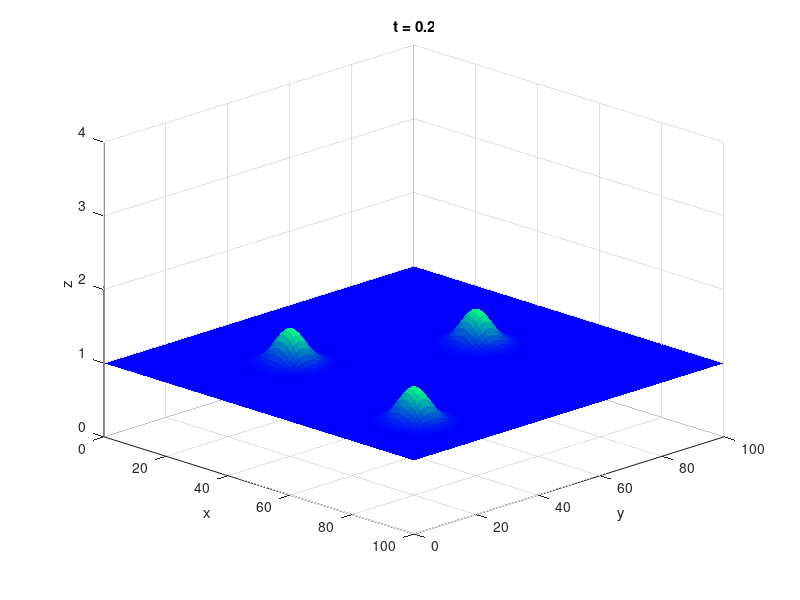

The MATLAB source for this figure: (Note: this script raises an error after producing the figure.)
%% Dean Pakravan: 757389
% Qijie Li: 927249 
% The Shallow Water Equations
% September 21st 2018
%% Main function
function SWE_matlab_DQ()

    clear all; close all; clc;
    
    global Delta_x N_x Delta_y N_y g;

    % Simulation parameters
    x_min           =  0.00;
    x_max           = 100.00;
    y_min           =  0.00;
    y_max           = 100.00;
    t_min           =  0.00;
    t_max           = 20.00;
    N_x             = 101;
    N_y             = 101;
    N_t             = 101;
    Delta_x         =  (x_max-x_min)/(N_x-1);
    Delta_y         =  (y_max-y_min)/(N_y-1);
    Delta_t         =  (t_max-t_min)/(N_t-1);      
    [x, y]           = meshgrid(x_min:Delta_x:x_max, y_min:Delta_y:y_max);
    t               = t_min:Delta_t:t_max;
    g               = 9.81; % Our gravitational constant

    
    % Allocate arrays
    phi              = zeros(N_x, N_y, 3);
    % Vx(i,j) = phi(i,j,1)
    % Vy(i,j) = phi(i,j,2)
    %  h(i,j) = phi(i,j,3)
    
    
%% Initial Conditions
    % Vx = 0 and Vy = 0 for all x,y
    phi(:,:,1)       = 0;
    phi(:,:,2)       = 0;

    % Inital drops
    phi(:,:,3)       = 1 + 0.5*exp((-1/25)*((x-30).^2 + ((y-30).^2)))...
                     + 0.5*exp((-1/25)*((x-80).^2 + ((y-20).^2)))...
                     + 0.5*exp((-1/25)*((x-50).^2 + ((y-70).^2)));
    
    %% Plotting preallocation
    h=figure('WindowStyle', 'normal');
    Solution        = surf(x,y,phi(:,:,3), 'Linestyle', 'none');
    axis([x_min x_max y_min y_max 0 4],'on');
    xlabel('x');
    ylabel('y');
    zlabel('z');
    view([45 25]);
    colormap('winter');
    drawnow;
    
    %% Time marching for-loop

    
    filename = 'testAnimated.gif';
    
    for l=1:N_t-1
        
        k1          = f(phi);
        k2          = f(phi + Delta_t/2*k1);
        k3          = f(phi + Delta_t/2*k2);
        k4          = f(phi + Delta_t*k3);
        
        phi     =   phi + Delta_t  *(k1/6 + k2/3 + k3/3 + k4/6);

        % Plot the solution
        set(Solution,'Zdata', phi(:,:,3));
        title(['t = ' num2str(t(l+1))]);
        drawnow;
        
           %Capture the plot as an image 
          frame = getframe(h); 
          im = frame2im(frame); 
          [imind,cm] = rgb2ind(im,256); 

          %Write to the GIF File 
          if l == 1 
              imwrite(imind,cm,filename,'gif', 'Loopcount',inf); 
          else 
              imwrite(imind,cm,filename,'gif','WriteMode','append'); 
          end 
        
        
    end
        
return

%% RK4 function
function k = f(phi)
    global Delta_x N_x Delta_y N_y g;

    k    = zeros(N_x,N_y,3);
    for i=1:N_x
        for j = 1:N_y
            % Periodic boundary conditions on i
            n_1 = i; n_2 = i; n_3 = i; n_4 = i; n_5 = i; n_6 = i;
            if i==3
                n_1 = N_x+3;
            elseif i==2
                n_1 = N_x+2;
                n_2 = N_x+2;
            elseif i==1
                n_1 = N_x+1;
                n_2 = N_x+1;
                n_3 = N_x+1;
            elseif i==N_x-2
                n_6 = -2;
            elseif i==N_x-1
                n_5 = -1;
                n_6 = -1;
            elseif i==N_x
                n_4 = 0;
                n_5 = 0;
                n_6 = 0;
            end
            % Periodic boundary conditions on j
            m_1 = j; m_2 = j; m_3 = j; m_4 = j; m_5 = j; m_6 = j;
            if j==3
                m_1 = N_y+3;
            elseif j==2
                m_1 = N_y+2;
                m_2 = N_y+2;
            elseif j==1
                m_1 = N_y+1;
                m_2 = N_y+1;
                m_3 = N_y+1;
            elseif j==N_y-2
                m_6 = -2;
            elseif j==N_y-1
                m_5 = -1;
                m_6 = -1;
            elseif j==N_y
                m_4 = 0;
                m_5 = 0;
                m_6 = 0;
            end
            % k for Vx
            k(i,j,1)    = (-g/Delta_x)*((-1/60)*phi(n_1-3,j,3) + (3/20)*phi(n_2-2,j,3) + (-3/4)*phi(n_3-1,j,3) + (3/4)*phi(n_4+1,j,3) + (-3/20)*phi(n_5+2,j,3) + (1/60)*phi(n_6+3,j,3))...
                            + (-phi(i,j,1)/Delta_x)*((-1/60)*phi(n_1-3,j,1) + (3/20)*phi(n_2-2,j,1) + (-3/4)*phi(n_3-1,j,1) + (3/4)*phi(n_4+1,j,1) + (-3/20)*phi(n_5+2,j,1) + (1/60)*phi(n_6+3,j,1)) ...
                            + (-phi(i,j,2)/Delta_y)*((-1/60)*phi(i,m_1-3,1) + (3/20)*phi(i,m_2-2,1) + (-3/4)*phi(i,m_3-1,1) + (3/4)*phi(i,m_4+1,1) + (-3/20)*phi(i,m_5+2,1) + (1/60)*phi(i,m_6+3,1));
            
            % k for Vy
            k(i,j,2)    = (-g/Delta_y)*((-1/60)*phi(i,m_1-3,3) + (3/20)*phi(i,m_2-2,3) + (-3/4)*phi(i,m_3-1,3) + (3/4)*phi(i,m_4+1,3) + (-3/20)*phi(i,m_5+2,3) + (1/60)*phi(i,m_6+3,3))...
                            + (-phi(i,j,1)/Delta_x)*((-1/60)*phi(n_1-3,j,2) + (3/20)*phi(n_2-2,j,2) + (-3/4)*phi(n_3-1,j,2) + (3/4)*phi(n_4+1,j,2) + (-3/20)*phi(n_5+2,j,2) + (1/60)*phi(n_6+3,j,2))...
                            + (-phi(i,j,2)/Delta_y)*((-1/60)*phi(i,m_1-3,2) + (3/20)*phi(i,m_2-2,2) + (-3/4)*phi(i,m_3-1,2) + (3/4)*phi(i,m_4+1,2) + (-3/20)*phi(i,m_5+2,2) + (1/60)*phi(i,m_6+3,2));
          

            % k for h
            k(i,j,3)    = (-1/Delta_x)*((-1/60)*phi(n_1-3,j,1)*phi(n_1-3,j,3) + (3/20)*phi(n_2-2,j,1)*phi(n_2-2,j,3) + (-3/4)*phi(n_3-1,j,1)*phi(n_3-1,j,3) + (3/4)*phi(n_4+1,j,1)*phi(n_4+1,j,3) + (-3/20)*phi(n_5+2,j,1)*phi(n_5+2,j,3) + (1/60)*phi(n_6+3,j,1)*phi(n_6+3,j,3)) ...
                         + (-1/Delta_y)*((-1/60)*phi(i,m_1-3,2)*phi(i,m_1-3,3) + (3/20)*phi(i,m_2-2,2)*phi(i,m_2-2,3) + (-3/4)*phi(i,m_3-1,2)*phi(i,m_3-1,3) + (3/4)*phi(i,m_4+1,2)*phi(i,m_4+1,3) + (-3/20)*phi(i,m_5+2,2)*phi(i,m_5+2,3) + (1/60)*phi(i,m_6+3,2)*phi(i,m_6+3,3));
        end
    end
    
return
    
    